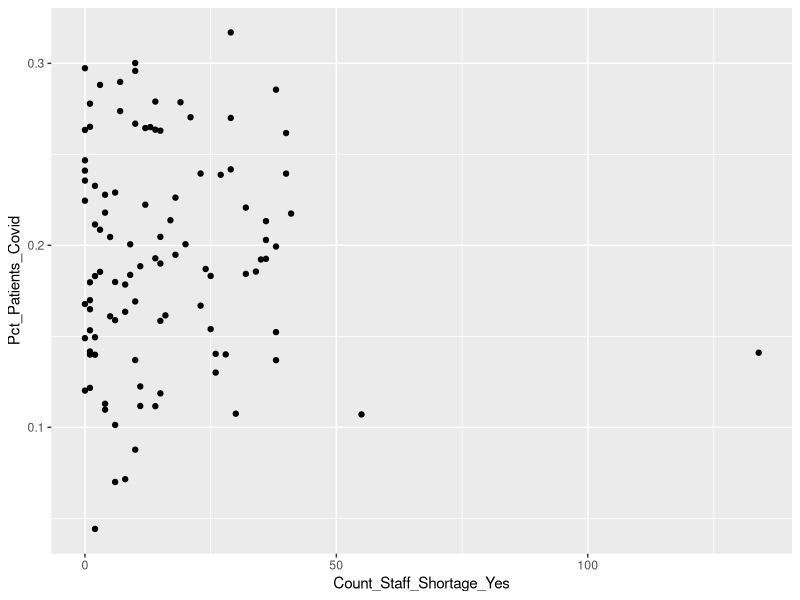
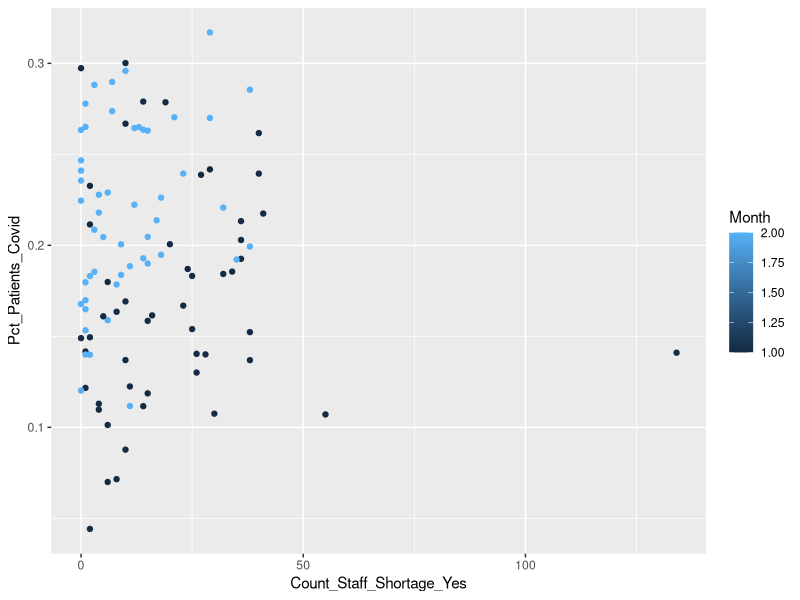
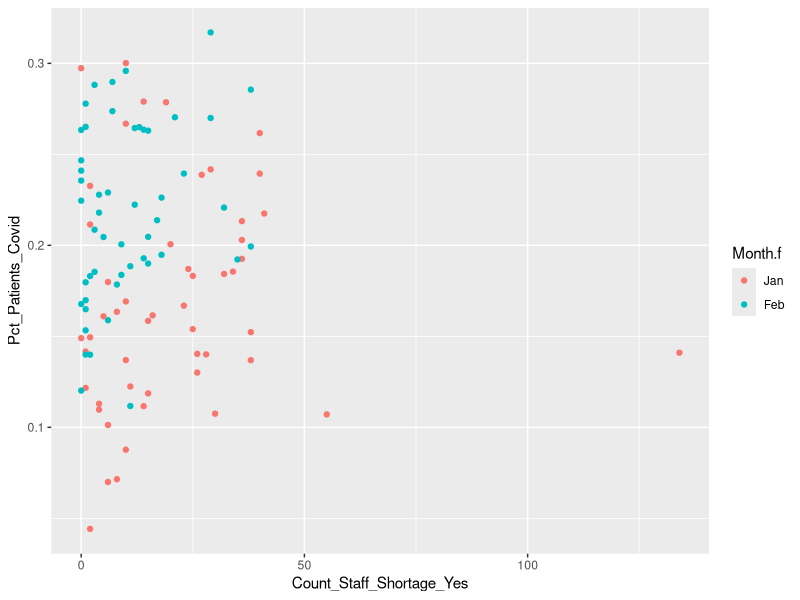
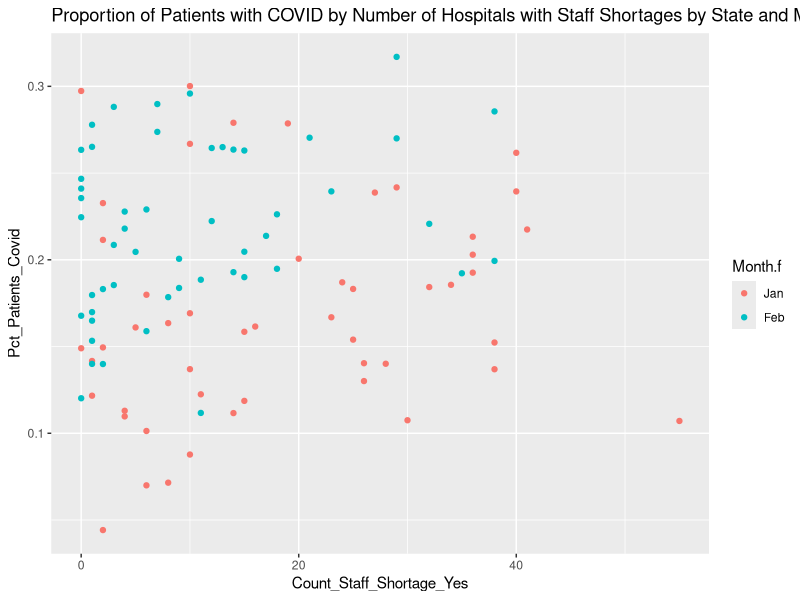
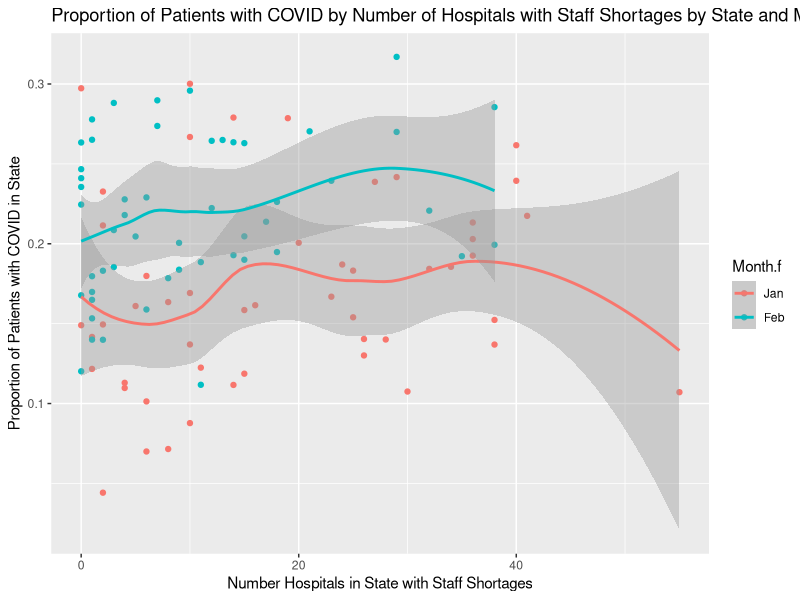

Source code (R) for these figures, in order:
# ====================================
# PART 02 - Read in data, dplyr data wrangling
# ====================================

# To read in the data, we will use the
# readr package. What are "packages"?
# look at current session details
sessionInfo()

# Learn more at 
# https://cran.r-project.org/
# also see https://www.datacamp.com/community/tutorials/r-packages-guide
# install readr - got to Tools/Install Packages
# or type 
# install.packages("readr")

# after installing the package
# you have to "load" is using library()
# Let's read in the hospital_ops.csv dataset
library(readr)

# now look at session details
sessionInfo()

# Let's read in the hospital_ops.csv dataset
# using read_csv() from readr package
hospital_ops <- read_csv("hospital_ops.csv")

# ====================================
# EXERCISE
# How many rows and columns are in hospital_ops?



# ====================================

# a quick easy way to get a list of all
# of the variable names in this dataset
names(hospital_ops)

# ====================================
# EXERCISE
# Using the plot() function,
# make a scatterplot for
# x=Count_Staff_Shortage_Yes and
# y=Pct_Patients_Covid
# for the dataset hospital_ops
# HINT: use data$varname format



# ====================================

# TIDYVERSE
# see https://www.tidyverse.org/
# load the ggplot2 package
library(ggplot2)

# redo plot above using ggplot2
ggplot(data = hospital_ops,
       aes(x = Count_Staff_Shortage_Yes,
           y = Pct_Patients_Covid)) +
  geom_point()

# add colors for Jan and Feb
# Month 1 or 2
ggplot(data = hospital_ops,
       aes(x = Count_Staff_Shortage_Yes,
           y = Pct_Patients_Covid)) +
  geom_point(aes(color = Month))

# Let's add some labels for the months
# create Month.f as a "factor" type variable
hospital_ops$Month.f <-
  factor(hospital_ops$Month,
         levels = c(1, 2),
         labels = c("Jan", "Feb"))

# get frequencies of months
table(hospital_ops$Month.f, useNA = "ifany")

# make plot again, set color to Month.f
ggplot(data = hospital_ops,
       aes(x = Count_Staff_Shortage_Yes,
           y = Pct_Patients_Covid)) +
  geom_point(aes(color = Month.f))

# load dplyr package for a little
# data wrangling
library(dplyr)

# sorting data
# look at the 5 rows with the lowest Bed_Utilization
hospital_ops %>%
  arrange(Bed_Utilization) %>%
  head(n=5)

# selecting variables
# select Month, State, and Bed_Utilization
# and then get 5 rows with
# lowest Bed_Utilization
hospital_ops %>%
  select(Month, State, Bed_Utilization) %>%
  arrange(Bed_Utilization) %>%
  head(n=5)

# filtering out rows
# do this again but let's only
# look at Month == 1 (Jan)
hospital_ops %>%
  select(Month, State, Bed_Utilization) %>%
  arrange(Bed_Utilization) %>%
  filter(Month == 1) %>%
  head(n=5)

# ====================================
# EXERCISE
# using the functions above
# find the 10 rows with
# the largest Pct_Patients_Covid values
# only show these variables:
# Month.f, State, Pct_Patients_Covid


# ====================================

# let's combine these to filter
# out the outlier with values > 60
# let's keep Count_Staff_Shortage_Yes < 60
# and then remake the plot we just did

hospital_ops2 <- hospital_ops %>%
  filter(Count_Staff_Shortage_Yes < 60)

# and let's add a title
ggplot(data = hospital_ops2,
       aes(x = Count_Staff_Shortage_Yes,
           y = Pct_Patients_Covid)) +
  geom_point(aes(color = Month.f)) +
  labs(title = "Proportion of Patients with COVID by Number of Hospitals with Staff Shortages by State and Month")

# add smoothed lines by group
# move group color up to main data step
# add better labels for both X nd Y axes
ggplot(data = hospital_ops2,
       aes(x = Count_Staff_Shortage_Yes,
           y = Pct_Patients_Covid,
           color = Month.f)) +
  geom_point() +
  geom_smooth() + 
  labs(title = "Proportion of Patients with COVID by Number of Hospitals with Staff Shortages by State and Month") +
  xlab("Number Hospitals in State with Staff Shortages") +
  ylab("Proportion of Patients with COVID in State")

# ====================================
# EXERCISE
# using the original data hospital_ops
# make a scatterplot of 
# x = Count_Beds
# y = Bed_Utilization_Covid
# color = Month.f
# add smoothed fit lines by group
# update title and axes labels


# ====================================
